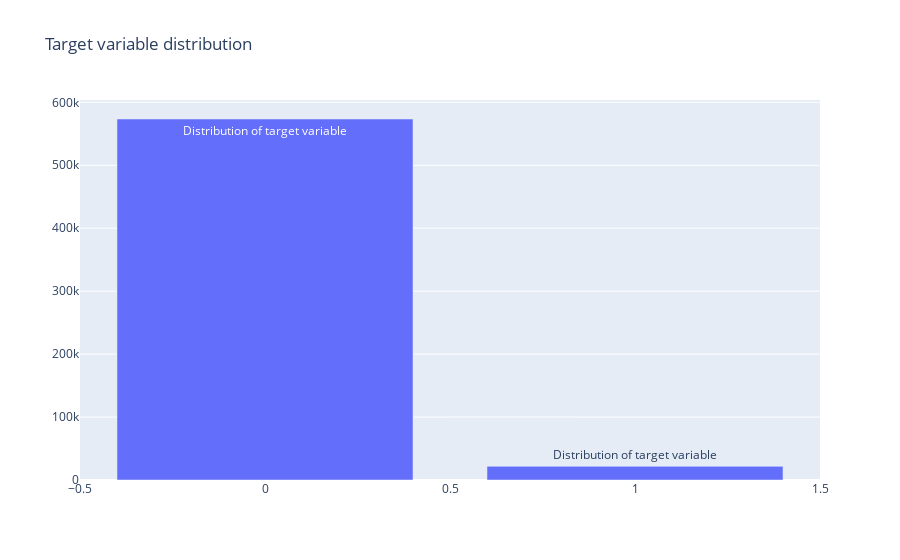

The code cell stored with this chart in its notebook:
### Markdown cell above
###  Target Variable inspection

### Code cell
data = [go.Bar(x = train['target'].value_counts().index.values, 
       y = train['target'].value_counts().values,
       text = 'Distribution of target variable')]
        
layout = go.Layout(title = 'Target variable distribution')
        
fig = go.Figure(data = data, layout = layout)
py.iplot(fig, filename = 'basic-bar')

### Figure 1 — Plotly figure (JSON) as saved in the notebook; plotly's stock layout.template omitted (floating-point values rounded to 4 significant figures)
{"data": [{"text": "Distribution of target variable", "type": "bar", "x": [0, 1], "y": [573518, 21694]}], "layout": {"title": {"text": "Target variable distribution"}}}
